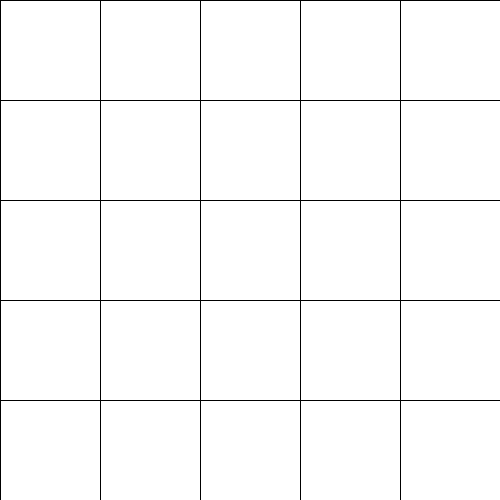
Frame 1 (no input)
Frame 60 (the mouse pressed at the canvas centre just before this capture): identical to frame 1, image omitted
Frame 120 (the mouse held since frame 60 and released just before this capture): identical to frame 1, image omitted

The Processing sketch that drew this single still picture (run headless with seeded random() and noise(); from frame 60 on, the mouse is pressed at the canvas centre):

// Processing sketch: DaenenVockeroth_NestedForLoops
// ── DaenenVockeroth_NestedForLoops.pde
void setup() {
    background(255);
    size(500, 500);
    for(int i = 0; i < 10; i++) {
        float y = i % 2;
        for (int k = 0; k < 10; k++) {
            float x = k % 2;
            if (x == 0 && y == 0) {
                line(i * 50, k * 50, i * 50 + 200, k * 50);
                line(i * 50, k * 50, i * 50, k * 50 + 200);
            }
        }
    }
}

void draw() {

}
